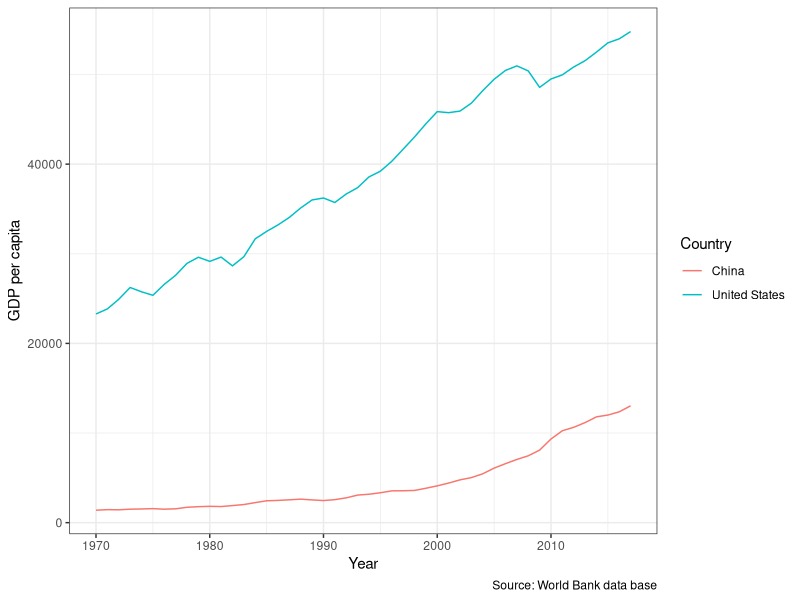
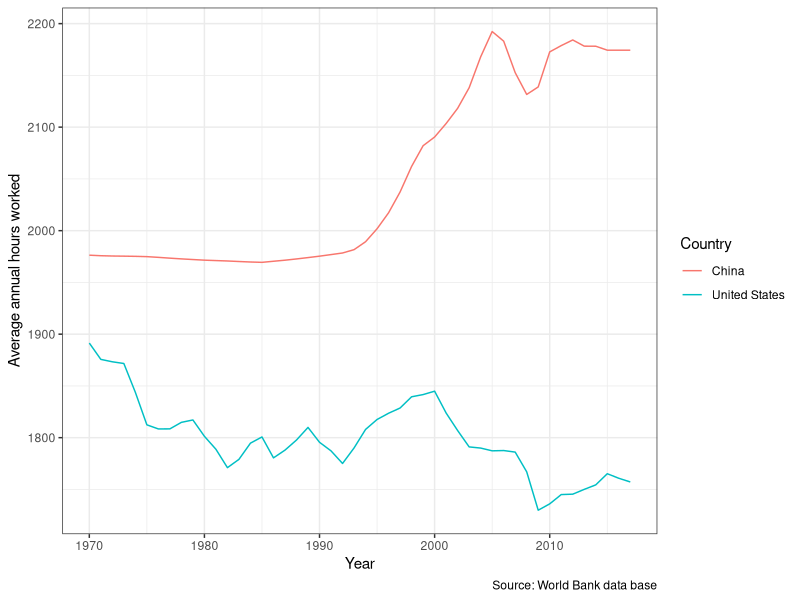
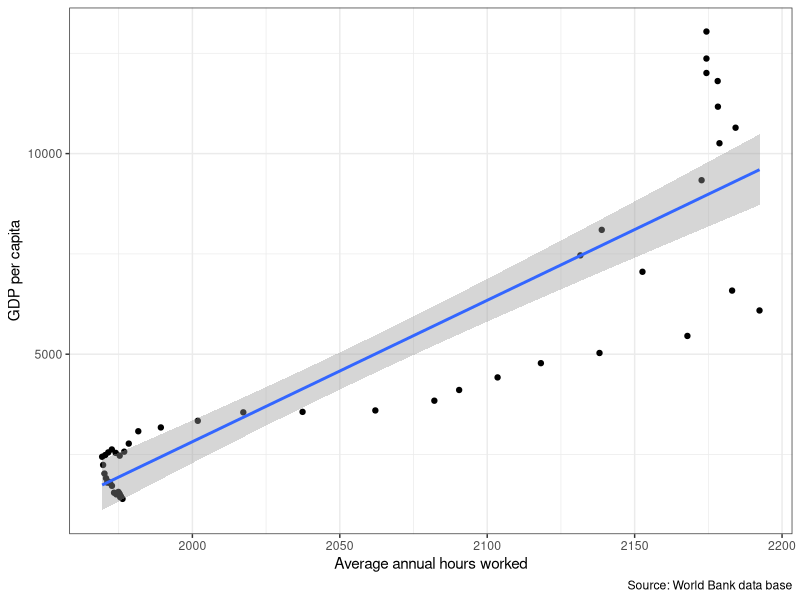
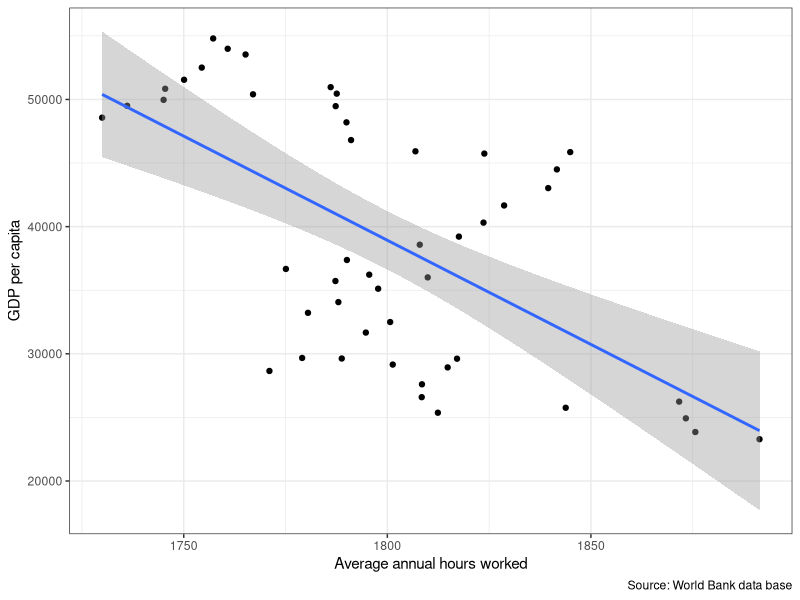
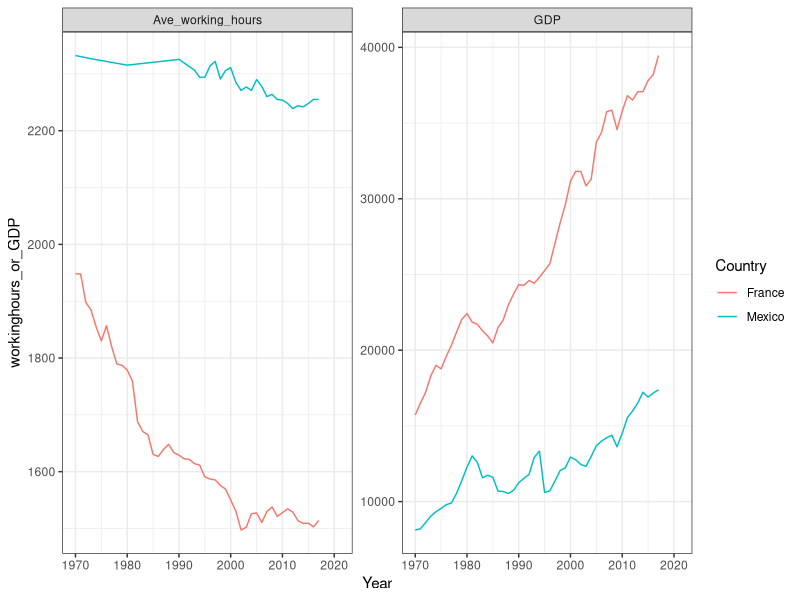
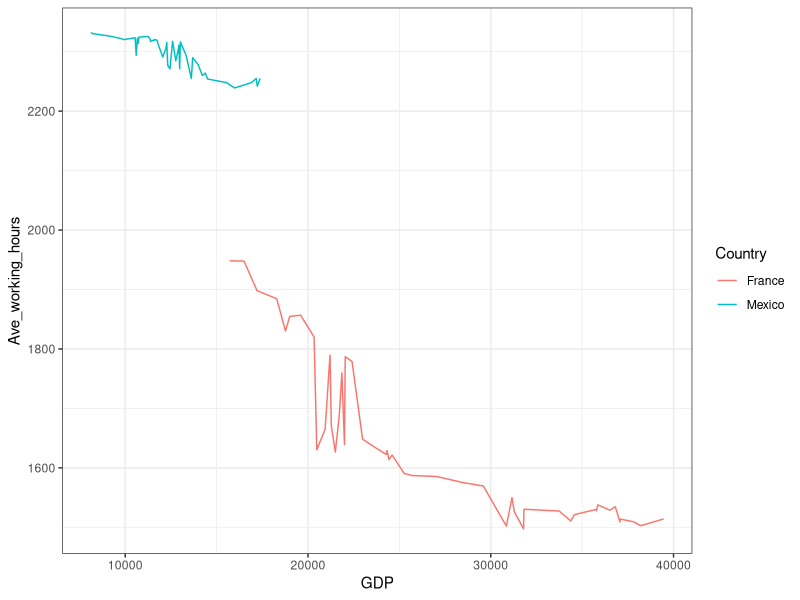
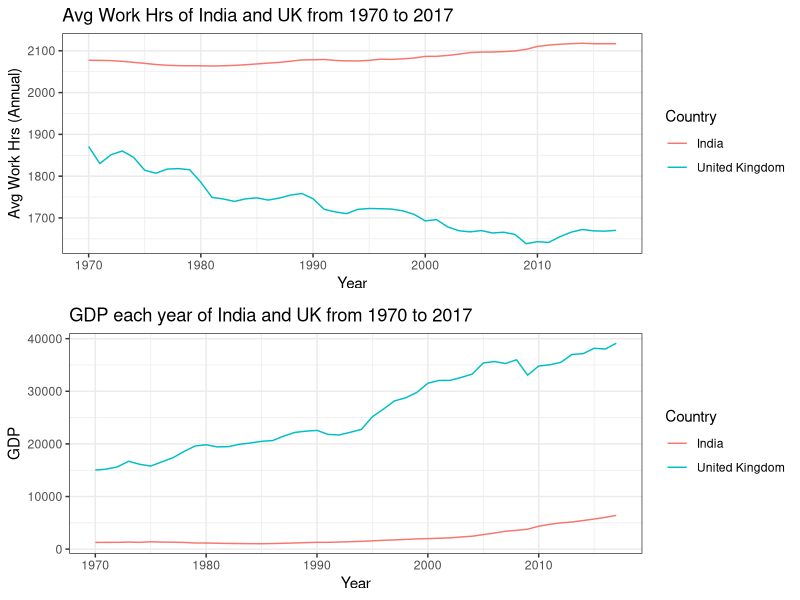

The R script that drew these images, in order:
## ---- chunk 1
# Libraries
library(tidyverse)
library(readr)
library(kableExtra)
library(bookdown)

## ---- chunk 2
Analysis_Data <- read_csv(here::here("Data/Assignment_data.csv"))
## ---- chunk 3
# filtering data from 1970 to 2017 for China and the United States
data <- Analysis_Data %>%
  filter(Entity %in% c("China","United States")) %>%
  filter(Year>=1970 & Year<=2017)
dim(data)
## ---- chunk 4
data <- data %>%
  rename(Average.annual.hours.worked=
        "Average annual hours worked by persons engaged (avh) (PWT 9.1 (2019))",
        GDP.per.capita="Output-side real GDP per capita (gdppc_o) (PWT 9.1 (2019))",
        Population="Population (historical estimates)",
        Country=Entity) 
 overall <- data %>%
    group_by(Country) %>%
    summarise_at(c("Average.annual.hours.worked","GDP.per.capita","Population"),
                 list(Minimum = ~min(.,na.rm=TRUE), 
                      Median = ~median(.,na.rm=TRUE), 
                      Mean = ~mean(.,na.rm=TRUE),
                      Maximum = ~max(.,na.rm=TRUE))) %>%
    pivot_longer(!Country, names_sep ="_",
                 names_to = c("Variable", ".value"))%>%
   mutate(Variable=ifelse(Variable=="Average.annual.hours.worked",
                          "Hours.worked",Variable))
## ---- chunk 5
knitr::kable(overall, digits = 2,
    caption = "Descriptive statistical analysis of China and the United States")
## ---- chunk 6
ggplot(data,mapping = aes(x = Year,y=GDP.per.capita,
                           color=Country,group=Country)) +
  geom_line() +
  labs(y ="GDP per capita", 
       caption = "Source: World Bank data base")+
    theme_bw()
## ---- chunk 7
ggplot(data,mapping = aes(x = Year,y=Average.annual.hours.worked,
                           color=Country,group=Country)) +
  geom_line() +
  labs(y ="Average annual hours worked", 
       caption = "Source: World Bank data base")+
    theme_bw()
## ---- chunk 8
data %>%
    filter(Country=="China")%>%
    ggplot(mapping = aes(x = Average.annual.hours.worked,
                          y=GDP.per.capita))+
    geom_point() + 
    stat_smooth(method=lm)+
  labs(x ="Average annual hours worked", 
       y ="GDP per capita", 
       caption = "Source: World Bank data base")+
    theme_bw()
## ---- chunk 9
data %>%
    filter(Country=="United States")%>%
    ggplot(mapping = aes(x = Average.annual.hours.worked,
                          y=GDP.per.capita))+
    geom_point() + 
    stat_smooth(method=lm)+
  labs(x ="Average annual hours worked", 
       y ="GDP per capita", 
       caption = "Source: World Bank data base")+
    theme_bw()
## ---- chunk 10
sec3_data <- Analysis_Data %>%
  filter(Entity %in% c("France", "Mexico"),
         Year >= 1970) %>%
  rename(Country = Entity,
         Ave_working_hours = 'Average annual hours worked by persons engaged (avh) (PWT 9.1 (2019))',
         GDP = 'Output-side real GDP per capita (gdppc_o) (PWT 9.1 (2019))',
         Population = 'Population (historical estimates)')
## ---- chunk 11
sec3_figure <- sec3_data %>%
  pivot_longer(cols = "Ave_working_hours":"GDP",
               names_to = "type",
               values_to = "workinghours_or_GDP") 

  ggplot(sec3_figure) +
  geom_line(aes(x = Year,
                y = workinghours_or_GDP,
                color = Country)) +
  facet_wrap(~type, scales = "free_y")+
  theme_bw()
## ---- chunk 12
ggplot(sec3_data) +
  geom_line(aes(x = GDP,
                y = Ave_working_hours,
                color = Country)) +
  theme_bw()
## ---- chunk 13
sec3_table <- sec3_data %>%
  group_by(Country) %>%
  summarise(Working_hours = round(mean(Ave_working_hours, na.rm = TRUE),0),
            GDP = round(mean(GDP, na.rm = TRUE),0))
## ---- chunk 14
kable(sec3_table, booktabs = TRUE, caption = "The Comparation of Average Working Hours and GDP between France and Mexico")
## ---- chunk 15
Ind_UK_Data <- Analysis_Data %>%
    filter(Entity %in% c("India", "United Kingdom"), Year >= 1970, Year <= 2017) %>%
    rename(Country = "Entity",
           Avg_Annual_Working_Hours = "Average annual hours worked by persons engaged (avh) (PWT 9.1 (2019))", 
           GDP = "Output-side real GDP per capita (gdppc_o) (PWT 9.1 (2019))", 
           Population = "Population (historical estimates)")

Avg_GDP_WH <- Ind_UK_Data %>%
    group_by(Country) %>%
    summarise(avg_GDP = mean(GDP), avg_working_hrs = mean(Avg_Annual_Working_Hours))

kable(Avg_GDP_WH, caption = "Average GDP and Working hours of India and United Kingdrom from 1970 to 2017", align = "c") %>%
    kable_classic_2(full_width = F) %>%
   kable_styling( position = "center",latex_options = "hold_position")
## ---- chunk 16
p1 <- ggplot(Ind_UK_Data, aes(x = Year, 
                        y = Avg_Annual_Working_Hours,
                        color = Country)) + geom_line() +
    ylab("Avg Work Hrs (Annual)") + labs(title = "Avg Work Hrs of India and UK from 1970 to 2017") + theme_bw()



p2 <- ggplot(Ind_UK_Data, aes(x = Year, 
                        y = GDP,
                        color = Country)) + geom_line() + 
    labs(title = "GDP each year of India and UK from 1970 to 2017") + theme_bw()


gridExtra::grid.arrange(p1,p2, nrow=2)
